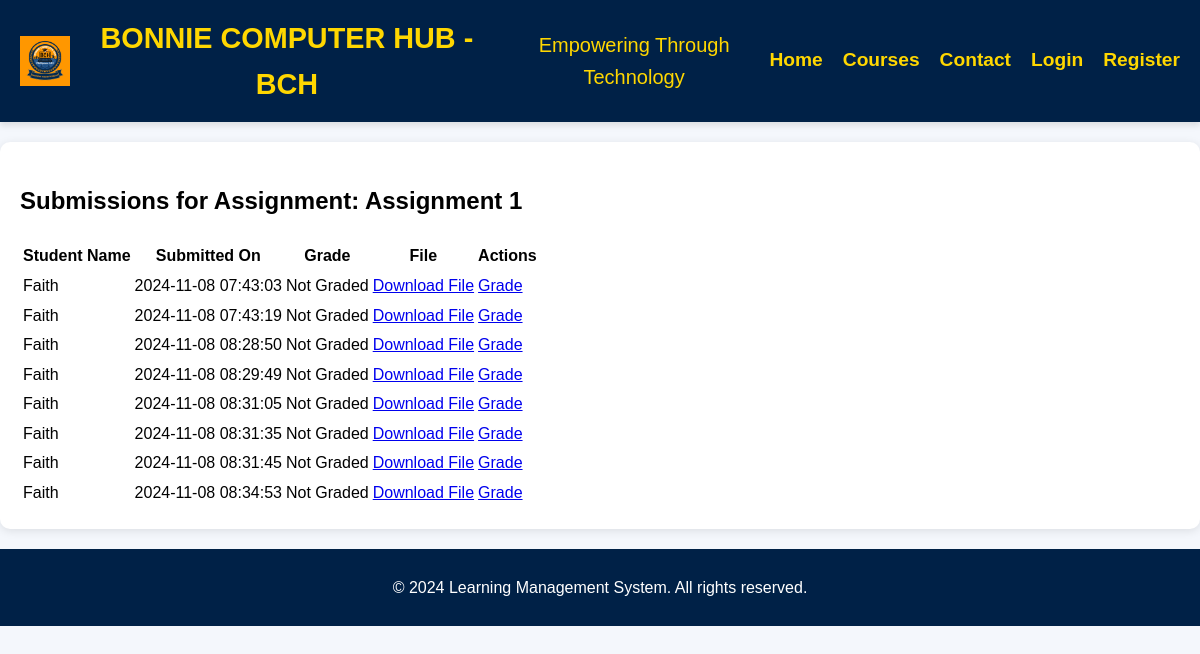
Screenshot of /instructor/view_submissions.php?assignment_id=11 (signed in) with the database file from the repository.
### tables this page shows
CREATE TABLE `course_assignments` (
  `id` int(11) NOT NULL,
  `course_id` int(11) NOT NULL,
  `title` varchar(255) NOT NULL,
  `description` text NOT NULL,
  `due_date` date NOT NULL,
  `marks` int(11) NOT NULL,
  `instructions` text DEFAULT NULL
);

CREATE TABLE `submissions` (
  `id` int(11) NOT NULL,
  `assignment_id` int(11) NOT NULL,
  `student_id` int(11) NOT NULL,
  `submitted_on` timestamp NOT NULL DEFAULT current_timestamp(),
  `grade` float DEFAULT NULL,
  `submission_status` varchar(20) DEFAULT 'pending',
  `submission_date` datetime DEFAULT current_timestamp(),
  `course_id` int(11) NOT NULL,
  `file_path` varchar(255) DEFAULT NULL,
  `feedback` text DEFAULT NULL,
  `last_updated` timestamp NOT NULL DEFAULT current_timestamp() ON UPDATE current_timestamp(),
  `status` varchar(50) DEFAULT 'Pending'
);

CREATE TABLE `users` (
  `id` int(11) NOT NULL,
  `name` varchar(100) NOT NULL,
  `email` varchar(100) NOT NULL,
  `password` varchar(255) NOT NULL,
  `role` enum('admin','instructor','student') NOT NULL,
  `created_at` timestamp NOT NULL DEFAULT current_timestamp(),
  `updated_at` timestamp NOT NULL DEFAULT current_timestamp() ON UPDATE current_timestamp(),
  `role_id` int(11) NOT NULL,
  `submission_status` varchar(20) DEFAULT 'pending'
);

### instructor/view_submissions.php (the view, shortened to what this page needs)
<?php
require_once '../includes/db_connect.php';
$assignment_id = $_GET['assignment_id'];
$assignment_query = $pdo->prepare("SELECT id, title, course_id FROM course_assignments WHERE id = ?");
$assignment_query->execute([$assignment_id]);
$assignment = $assignment_query->fetch(PDO::FETCH_ASSOC);
$submissions_query = $pdo->prepare("
    SELECT s.id AS submission_id, s.student_id, s.file_path, s.submitted_on, s.grade, u.name AS student_name
    FROM submissions s
    JOIN users u ON u.id = s.student_id
    WHERE s.assignment_id = ?
");
$submissions_query->execute([$assignment_id]);
$submissions = $submissions_query->fetchAll(PDO::FETCH_ASSOC);
?>
<!DOCTYPE html>
<html lang="en">
<head>
    <link rel="stylesheet" href="../css/styles.css">
</head>
<body>
    <?php include '../includes/header.php'; ?>
    <main>
        <h2>Submissions for Assignment: <?= htmlspecialchars($assignment['title']) ?></h2>
        <?php if (count($submissions) > 0): ?>
            <table class="submissions-table">
                <thead>
                    <tr>
                        <th>Student Name</th>
                        <th>Submitted On</th>
                        <th>Grade</th>
                        <th>File</th>
                        <th>Actions</th>
                    </tr>
                </thead>
                <tbody>
                    <?php foreach ($submissions as $submission): ?>
                        <tr>
                            <td><?= htmlspecialchars($submission['student_name']) ?></td>
                            <td><?= htmlspecialchars($submission['submitted_on']) ?></td>
                            <td>
                                <?php if ($submission['grade'] === null): ?>
                                    Not Graded
                                <?php else: ?>
                                    <?= htmlspecialchars($submission['grade']) ?>
                                <?php endif; ?>
                            </td>
                            <td>
                                <a href="<?= htmlspecialchars($submission['file_path']) ?>" download>Download File</a>
                            </td>
                            <td>
                                <a href="grade_submission.php?submission_id=<?= $submission['submission_id'] ?>">Grade</a>
                            </td>
                        </tr>
                    <?php endforeach; ?>
                </tbody>
            </table>
        <?php else: ?>
            <p>No submissions found for this assignment.</p>
        <?php endif; ?>
    </main>
    <?php include '../includes/footer.php'; ?>
</body>
</html>

### css/styles.css (style rules this page uses)
body { font-family: Arial, sans-serif; margin: 0; padding: 0; line-height: 1.6; background-color: #f4f4f4; }
main { padding: 20px; background-color: #FFFFFF; margin: 20px auto; border-radius: 10px; box-shadow: 0 2px 10px rgba(0, 0, 0, 0.1); }

### includes/header.php (style rules this page uses)
body { margin: 0; font-family: 'Arial', sans-serif; background-color: #f4f7fc; }

### rows the page displays
course_assignments: title "Assignment 1"
submissions: users.name "Faith", submitted_on "2024-11-08 07:43:03", shows "Not Graded"
submissions: users.name "Faith", submitted_on "2024-11-08 07:43:19", shows "Not Graded"
submissions: users.name "Faith", submitted_on "2024-11-08 08:28:50", shows "Not Graded"
submissions: users.name "Faith", submitted_on "2024-11-08 08:29:49", shows "Not Graded"
submissions: users.name "Faith", submitted_on "2024-11-08 08:31:05", shows "Not Graded"
submissions: users.name "Faith", submitted_on "2024-11-08 08:31:35", shows "Not Graded"
submissions: users.name "Faith", submitted_on "2024-11-08 08:31:45", shows "Not Graded"
submissions: users.name "Faith", submitted_on "2024-11-08 08:34:53", shows "Not Graded"
